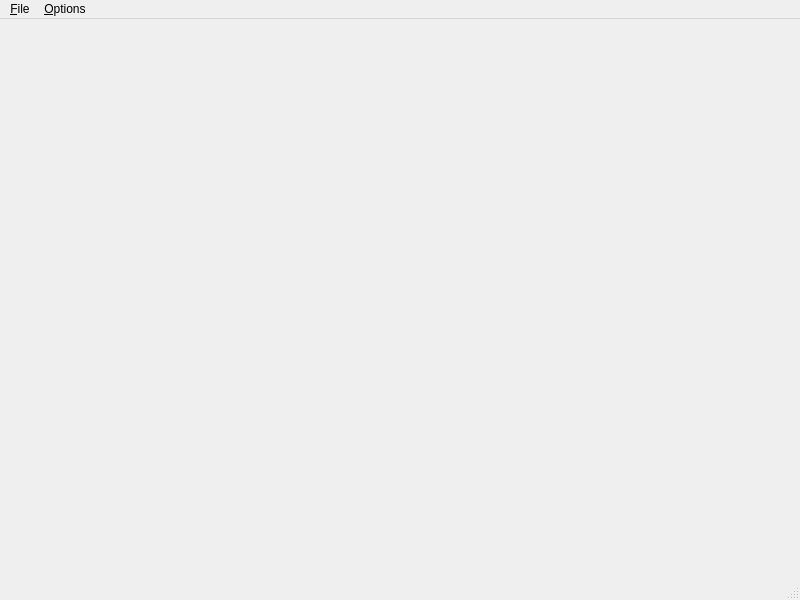
<?xml version="1.0" encoding="UTF-8"?>
<ui version="4.0">
 <class>MainWindow</class>
 <widget class="QMainWindow" name="MainWindow">
  <property name="geometry">
   <rect>
    <x>0</x>
    <y>0</y>
    <width>800</width>
    <height>600</height>
   </rect>
  </property>
  <property name="windowTitle">
   <string>2D Triangulation on 3D Sphere</string>
  </property>
  <widget class="QWidget" name="centralwidget">
   <layout class="QGridLayout" name="gridLayout">
    <item row="0" column="0">
     <widget class="Viewer" name="viewer"/>
    </item>
   </layout>
  </widget>
  <widget class="QMenuBar" name="menubar">
   <property name="geometry">
    <rect>
     <x>0</x>
     <y>0</y>
     <width>800</width>
     <height>25</height>
    </rect>
   </property>
   <widget class="QMenu" name="menu_File">
    <property name="title">
     <string>&amp;File</string>
    </property>
    <addaction name="action_Open"/>
    <addaction name="action_Quit"/>
   </widget>
   <widget class="QMenu" name="menu_Options">
    <property name="title">
     <string>&amp;Options</string>
    </property>
    <addaction name="actionAntiAliasing"/>
   </widget>
   <addaction name="menu_File"/>
   <addaction name="menu_Options"/>
  </widget>
  <widget class="QStatusBar" name="statusbar"/>
  <action name="action_Quit">
   <property name="text">
    <string>&amp;Quit</string>
   </property>
   <property name="shortcut">
    <string>Ctrl+Q</string>
   </property>
  </action>
  <action name="action_Open">
   <property name="text">
    <string>&amp;Open</string>
   </property>
   <property name="shortcut">
    <string>Ctrl+O</string>
   </property>
  </action>
  <action name="actionAntiAliasing">
   <property name="checkable">
    <bool>true</bool>
   </property>
   <property name="text">
    <string>Use &amp;anti-aliasing</string>
   </property>
   <property name="shortcut">
    <string>Ctrl+A</string>
   </property>
  </action>
 </widget>
 <customwidgets>
  <customwidget>
   <class>QGLViewer</class>
   <extends>QWidget</extends>
   <header>QGLViewer/qglviewer.h</header>
  </customwidget>
  <customwidget>
   <class>Viewer</class>
   <extends>QGLViewer</extends>
   <header>Viewer.h</header>
  </customwidget>
 </customwidgets>
 <resources/>
 <connections/>
</ui>
